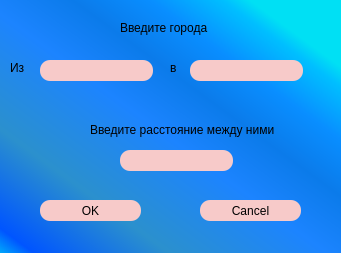
<?xml version="1.0" encoding="UTF-8"?>
<ui version="4.0">
 <class>addVector</class>
 <widget class="QDialog" name="addVector">
  <property name="geometry">
   <rect>
    <x>0</x>
    <y>0</y>
    <width>341</width>
    <height>253</height>
   </rect>
  </property>
  <property name="windowTitle">
   <string>Dialog</string>
  </property>
  <property name="styleSheet">
   <string notr="true">QDialog{
background-color:qlineargradient(spread:reflect, x1:0, y1:1, x2:0.988, y2:0, stop:0 rgba(0, 168, 251, 255), stop:0.05 rgba(0, 85, 255, 255), stop:0.247191 rgba(43, 144, 205, 255), stop:0.477528 rgba(28, 132, 255, 255), stop:0.61236 rgba(11, 123, 234, 255), stop:0.724719 rgba(9, 142, 255, 255), stop:0.831461 rgba(0, 191, 255, 255), stop:0.870787 rgba(0, 224, 244, 255));
}
</string>
  </property>
  <widget class="QLineEdit" name="first_line">
   <property name="geometry">
    <rect>
     <x>40</x>
     <y>60</y>
     <width>113</width>
     <height>21</height>
    </rect>
   </property>
   <property name="styleSheet">
    <string notr="true">QLineEdit{
background-color: rgb(247, 202, 201);
border-radius: 10px;
}</string>
   </property>
  </widget>
  <widget class="QLineEdit" name="second_line">
   <property name="geometry">
    <rect>
     <x>190</x>
     <y>60</y>
     <width>113</width>
     <height>21</height>
    </rect>
   </property>
   <property name="styleSheet">
    <string notr="true">QLineEdit{
background-color: rgb(247, 202, 201);
border-radius: 10px;
}</string>
   </property>
  </widget>
  <widget class="QLineEdit" name="distance_line">
   <property name="geometry">
    <rect>
     <x>120</x>
     <y>150</y>
     <width>113</width>
     <height>21</height>
    </rect>
   </property>
   <property name="styleSheet">
    <string notr="true">QLineEdit{
background-color: rgb(247, 202, 201);
border-radius: 10px;
}</string>
   </property>
  </widget>
  <widget class="QPushButton" name="pushButton_ok">
   <property name="geometry">
    <rect>
     <x>40</x>
     <y>200</y>
     <width>101</width>
     <height>21</height>
    </rect>
   </property>
   <property name="styleSheet">
    <string notr="true">QPushButton{
background-color: rgb(247, 202, 201);
border-radius: 10px;
}

QPushButton:pressed {
    background-color: qlineargradient(x1: 0, y1: 0, x2: 0, y2: 1,
                                      stop: 0 rgb(248, 120, 109), stop: 1 rgb(247, 202, 201));
}</string>
   </property>
   <property name="text">
    <string>OK</string>
   </property>
  </widget>
  <widget class="QPushButton" name="pushButton_cfncel">
   <property name="geometry">
    <rect>
     <x>200</x>
     <y>200</y>
     <width>101</width>
     <height>21</height>
    </rect>
   </property>
   <property name="styleSheet">
    <string notr="true">QPushButton{
background-color: rgb(247, 202, 201);
border-radius: 10px;
}

QPushButton:pressed {
    background-color: qlineargradient(x1: 0, y1: 0, x2: 0, y2: 1,
                                      stop: 0 rgb(248, 120, 109), stop: 1 rgb(247, 202, 201));
}</string>
   </property>
   <property name="text">
    <string>Cancel</string>
   </property>
  </widget>
  <widget class="QLabel" name="label">
   <property name="geometry">
    <rect>
     <x>120</x>
     <y>20</y>
     <width>91</width>
     <height>16</height>
    </rect>
   </property>
   <property name="text">
    <string>Введите города</string>
   </property>
  </widget>
  <widget class="QLabel" name="label_3">
   <property name="geometry">
    <rect>
     <x>90</x>
     <y>120</y>
     <width>191</width>
     <height>20</height>
    </rect>
   </property>
   <property name="text">
    <string>Введите расстояние между ними</string>
   </property>
  </widget>
  <widget class="QLabel" name="label_4">
   <property name="geometry">
    <rect>
     <x>10</x>
     <y>60</y>
     <width>21</width>
     <height>16</height>
    </rect>
   </property>
   <property name="text">
    <string>Из</string>
   </property>
  </widget>
  <widget class="QLabel" name="label_5">
   <property name="geometry">
    <rect>
     <x>170</x>
     <y>60</y>
     <width>16</width>
     <height>16</height>
    </rect>
   </property>
   <property name="text">
    <string>в</string>
   </property>
  </widget>
 </widget>
 <resources/>
 <connections/>
</ui>
